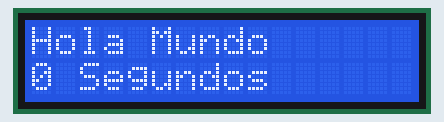
Recording of a sketch running on a simulated Arduino Uno, built with avr-gcc and run on an emulated ATmega328P. Shown: 16×2 character LCD.

Above: at 0.1 s.
At 5.1 s:
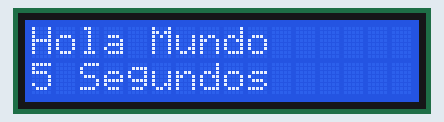
At 10.1 s:
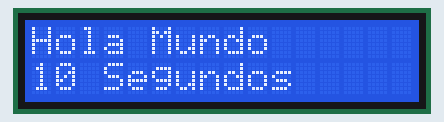
At 19.1 s:
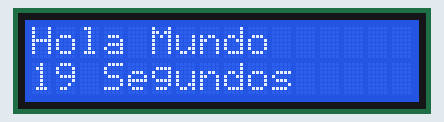
At 28.1 s:
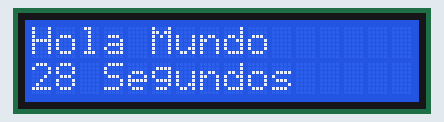
At 38.1 s:
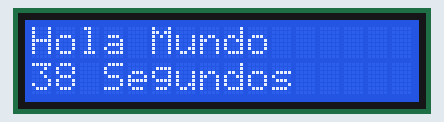

The sketch:

HolaMundo.ino
```cpp
/****************************************************************************************
 Hola Mundo

  Programa para testear el funcionamiento de un LCD1602 o LCD2004

 Conexiones:
  -------------------
  LCD1602/2004-> Arduino
  -------------------
  VSS (Pin 1) -> GND
  VDD (Pin 2) -> 5V
  VEE (Pin 3) -> Potenciómetro
  RS (Pin 4)  -> D8
  RW (Pin 5)  -> GND
  EN (Pin 6)  -> D9
  D0 (Pin 7)  -> NC
  D1 (Pin 8)  -> NC
  D2 (Pin 9)  -> NC
  D3 (Pin 10) -> NC
  D4 (Pin 11) -> D4
  D5 (Pin 12) -> D5
  D6 (Pin 13) -> D6
  D7 (Pin 14) -> D7
  Led+(Pin 15)-> 5V
  Led-(Pin 16)-> GND
  ------------------
  *Puede cambiar las conexiones a otros pines del arduino modificando las variables que definen los pines
  *El potenciómetro es para controlar la intensidad

 Programa basado en el ejemplo HelloWord de la librería LiquidCrystal

 Última modificación el 23/08/2020

 Más información en:
   -https://naylampmechatronics.com/blog/34_Tutorial-LCD-conectando-tu-arduino-a-un-LCD1.html
   -https://github.com/naylampmechatronics/Ejemplos_LCD1602

**************************************************************************************************/

#include <LiquidCrystal.h>

//Definición de pines
const int PinRS = 8;
const int PinEN = 9;
const int PinD4 = 4;
const int PinD5 = 5;
const int PinD6 = 6;
const int PinD7 = 7;

//Crear el objeto LCD con los números correspondientes (rs, en, d4, d5, d6, d7)
LiquidCrystal lcd(PinRS,PinEN,PinD4,PinD5,PinD6,PinD7);

void setup() {
  // Inicializar el LCD con el número de  columnas y filas del LCD
  lcd.begin(16, 2); //LCD1604
  //lcd.begin(20,4); //para Un LCD2004

  // Escribimos el Mensaje en el LCD.
  lcd.print("Hola Mundo");

  /*//Para un LCD2004
  lcd.setCursor(0,2);
  lcd.print("NAYLAMP MECHATRONICS");
  lcd.setCursor(0,3);
  lcd.print("       PERU  ");
  */
}

void loop() {
   // Ubicamos el cursor en la primera posición(columna:0) de la segunda línea(fila:1)
  lcd.setCursor(0, 1);
   // Escribimos el número de segundos trascurridos
  lcd.print(millis()/1000);
  lcd.print(" Segundos");
  delay(100);
}
```

Measured:
- what the display in image 1 shows lasts 1.1 s, from 5.0 s to 6.1 s
